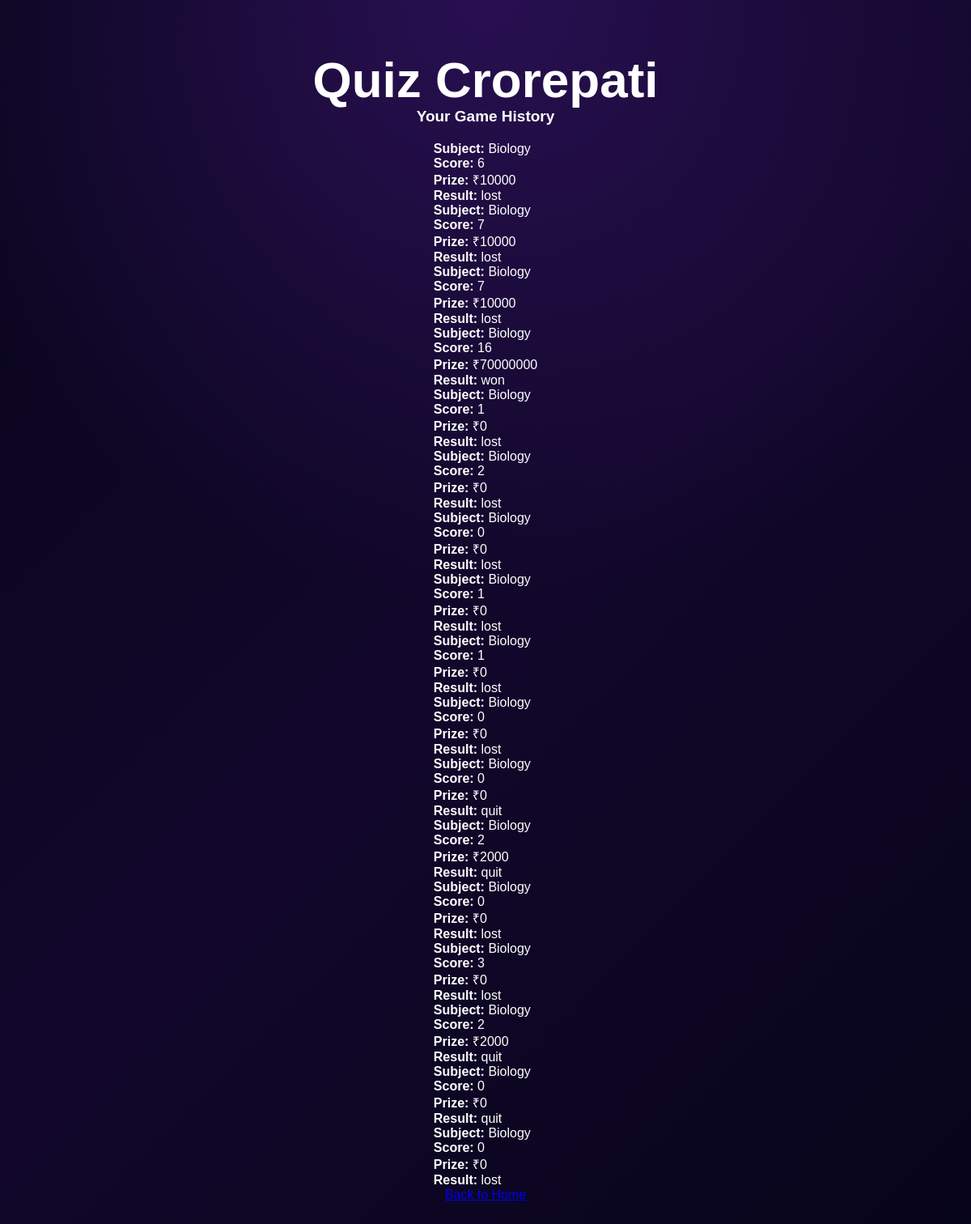
The page /game-history (signed in) on the database as committed earlier.
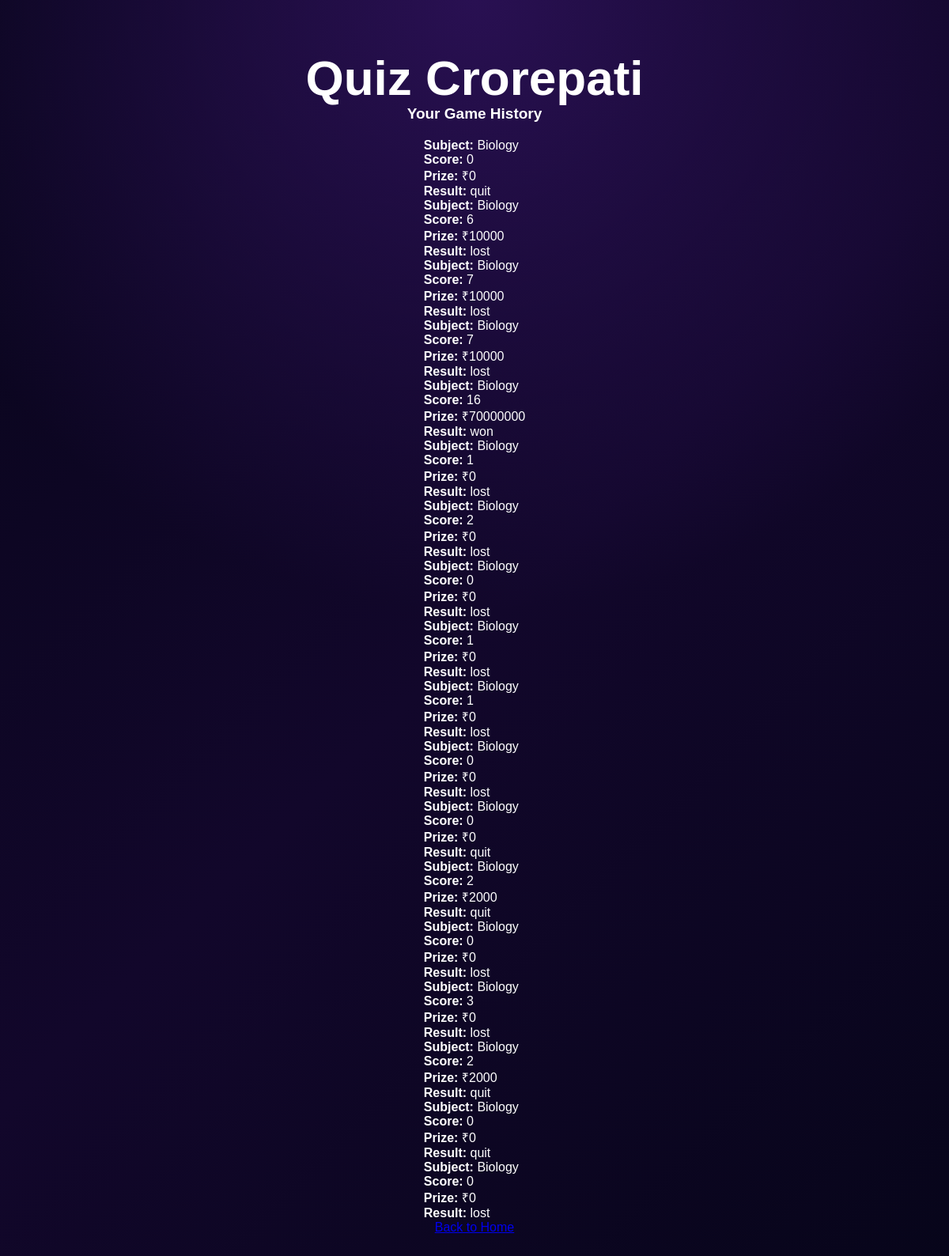
The same page on the database as committed later.
### tables this page shows
CREATE TABLE game_history (
                id INTEGER PRIMARY KEY AUTOINCREMENT,
                user_id INTEGER NOT NULL,
                subject TEXT NOT NULL,
                score INTEGER NOT NULL,
                winnings INTEGER NOT NULL,
                result TEXT NOT NULL,
                played_at TEXT NOT NULL DEFAULT CURRENT_TIMESTAMP,
                FOREIGN KEY (user_id) REFERENCES users(id)
            );

### app.py (the view)
@app.route("/game-history")
@login_required
def game_history():
    with get_db_connection() as connection:
        history = connection.execute("""
            SELECT subject, score, winnings, result, played_at
            FROM game_history
            WHERE user_id = ?
            ORDER BY id DESC
            LIMIT 50
        """, (session["user_id"],)).fetchall()
    return render_template("history.html", history=history)

### app.py (called while the page is built)
def get_db_connection():
    connection = sqlite3.connect(DATABASE)
    connection.row_factory = sqlite3.Row
    return connection

def login_required(view_function):
    @wraps(view_function)
    def wrapped(*args, **kwargs):
        if "user_id" not in session:
            flash("Please sign in or create an account before playing.", "info")
            return redirect(url_for("login"))
        return view_function(*args, **kwargs)
    return wrapped

### templates/history.html (shortened to what this page needs)
<!DOCTYPE html>
<html lang="en">
<head>
    <link rel="stylesheet" href="{{ url_for('static', filename='style.css') }}">
</head>
<body>
    <main class="container">
        <h1>Quiz Crorepati</h1>
        <h2>Your Game History</h2>
        {% if history %}
            <div class="history-list">
                {% for game in history %}
                    <div class="history-item">
                        <p><strong>Subject:</strong> {{ game['subject'] }}</p>
                        <p><strong>Score:</strong> {{ game['score'] }}</p>
                        <p><strong>Prize:</strong> ₹{{ game['winnings'] }}</p>
                        <p><strong>Result:</strong> {{ game['result'] }}</p>
                    </div>
                {% endfor %}
            </div>
        {% else %}
            <p>You haven't completed any games yet.</p>
        {% endif %}
        <a href="{{ url_for('home') }}">Back to Home</a>
    </main>
</body>
</html>

### static/style.css (style rules this page uses)
* { margin: 0; padding: 0; box-sizing: border-box; }
body { min-height: 100vh; font-family: Arial, sans-serif; color: #ffffff; background: radial-gradient(circle at top, #291052, transparent 45%), linear-gradient(135deg, #08051b, #12072b, #07051a); }
.container { width: 100%; min-height: 85vh; padding: 45px 20px; display: flex; flex-direction: column; align-items: center; justify-content: center; }
h1 { margin-top: 20px; font-size: clamp(38px, 6vw, 62px); line-height: 1.1; }
h2 { margin-bottom: 20px; font-size: 19px; }

Rows that differ between the two databases and show on the page:
added game_history: subject "Biology", score "0", winnings "0", result "quit"
